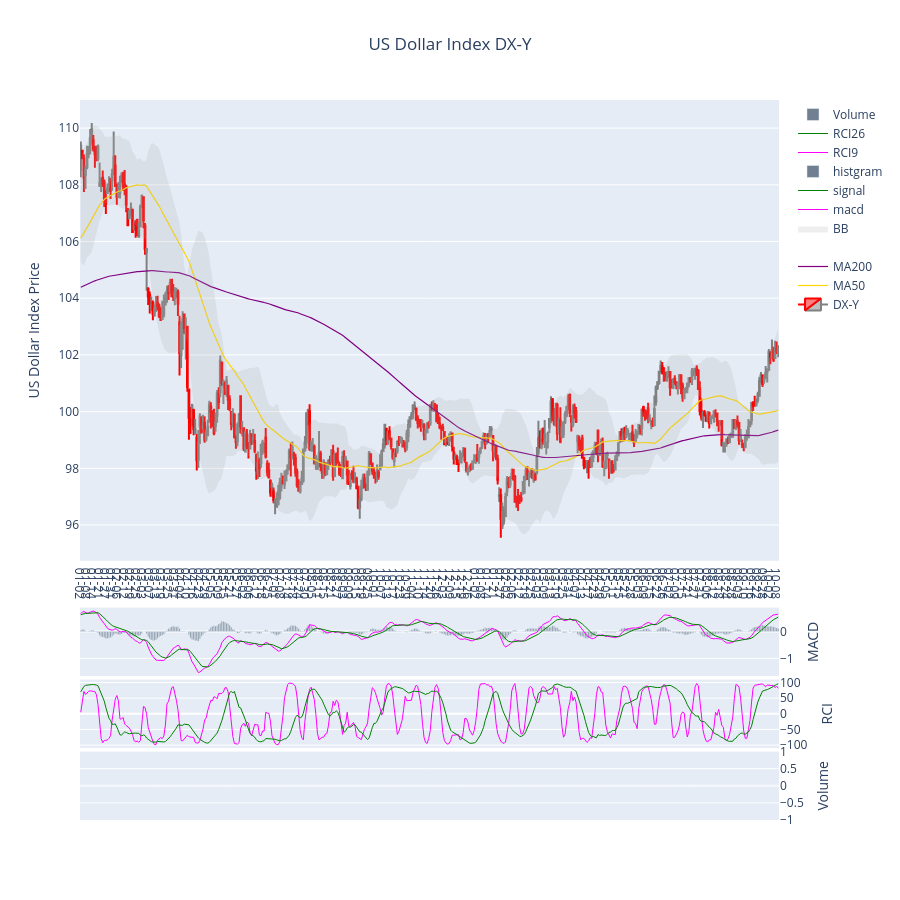

The cell this chart's notebook holds for it:
### Code cell
name = "US Dollar Index"
start = dt.datetime(2025, 1, 1).strftime("%Y-%m-%d")
# グラフ領域の作成
fig = stock_prices_and_index(
    code=dxy,
    name=name,
    start=start,
    end=end,
    market=None,
    df_sp=None,
    df_index=None
)
fig.show()

### Figure 1 — Plotly figure (JSON) as saved in the notebook; plotly's stock layout.template omitted (floating-point values rounded to 4 significant figures; data arrays with more than 128 entries replaced by an {"elided": "..."} marker saying what was removed)
{"data": [{"close": {"elided": "446 float values"}, "decreasing": {"line": {"color": "gray"}}, "high": {"elided": "446 float values"}, "increasing": {"line": {"color": "red"}}, "low": {"elided": "446 float values"}, "name": "DX-Y", "open": {"elided": "446 float values"}, "type": "candlestick", "x": {"elided": "446 str values"}, "yaxis": "y"}, {"line": {"color": "gold", "width": 1.2}, "name": "MA50", "type": "scatter", "x": {"elided": "446 str values"}, "y": {"elided": "446 float values"}, "yaxis": "y"}, {"line": {"color": "purple", "width": 1.2}, "name": "MA200", "type": "scatter", "x": {"elided": "446 str values"}, "y": {"elided": "446 float values"}, "yaxis": "y"}, {"line": {"color": "lavender", "width": 0}, "name": "", "type": "scatter", "x": {"elided": "446 str values"}, "y": {"elided": "446 float values"}, "yaxis": "y"}, {"fill": "tonexty", "fillcolor": "rgba(170,170,170,.2)", "line": {"color": "lavender", "width": 0}, "name": "BB", "type": "scatter", "x": {"elided": "446 str values"}, "y": {"elided": "446 float values"}, "yaxis": "y"}, {"line": {"color": "magenta", "width": 1}, "name": "macd", "type": "scatter", "x": {"elided": "446 str values"}, "y": {"elided": "446 float values"}, "yaxis": "y3"}, {"line": {"color": "green", "width": 1}, "name": "signal", "type": "scatter", "x": {"elided": "446 str values"}, "y": {"elided": "446 float values"}, "yaxis": "y3"}, {"marker": {"color": "slategray"}, "name": "histgram", "type": "bar", "x": {"elided": "446 str values"}, "y": {"elided": "446 float values"}, "yaxis": "y3"}, {"line": {"color": "magenta", "width": 1}, "name": "RCI9", "type": "scatter", "x": {"elided": "446 str values"}, "y": {"elided": "446 float values"}, "yaxis": "y4"}, {"line": {"color": "green", "width": 1}, "name": "RCI26", "type": "scatter", "x": {"elided": "446 str values"}, "y": {"elided": "446 float values"}, "yaxis": "y4"}, {"marker": {"color": "slategray"}, "name": "Volume", "type": "bar", "x": {"elided": "446 str values"}, "y": {"elided": "446 int values"}, "yaxis": "y5"}], "layout": {"height": 900, "plot_bgcolor": "light blue", "title": {"text": "US Dollar Index DX-Y", "x": 0.5}, "xaxis": {"rangeslider": {"visible": false}, "ticktext": ["01-02", "01-08", "01-14", "01-21", "01-27", "01-31", "02-06", "02-12", "02-19", "02-25", "03-03", "03-07", "03-13", "03-19", "03-25", "03-31", "04-04", "04-10", "04-16", "04-23", "04-29", "05-05", "05-09", "05-15", "05-21", "05-27", "06-02", "06-06", "06-12", "06-18", "06-25", "07-01", "07-08", "07-14", "07-18", "07-24", "07-30", "08-05", "08-11", "08-15", "08-21", "08-27", "09-03", "09-09", "09-15", "09-19", "09-25", "10-01", "10-07", "10-13", "10-17", "10-23", "10-29", "11-04", "11-10", "11-14", "11-20", "11-26", "12-03", "12-09", "12-15", "12-19", "12-26", "01-02", "01-08", "01-14", "01-21", "01-27", "02-02", "02-06", "02-12", "02-19", "02-25", "03-03", "03-09", "03-13", "03-19", "03-25", "03-31", "04-07", "04-13", "04-17", "04-23", "04-29", "05-05", "05-11", "05-15", "05-21", "05-28", "06-03", "06-09", "06-15", "06-22", "06-26", "07-02", "07-09", "07-15", "07-21", "07-27", "07-31", "08-06", "08-12", "08-18", "08-24", "08-28", "09-03", "09-10", "09-16", "09-22", "09-28", "10-02", "10-08"], "tickvals": ["2025-01-02T00:00:00", "2025-01-08T00:00:00", "2025-01-14T00:00:00", "2025-01-21T00:00:00", "2025-01-27T00:00:00", "2025-01-31T00:00:00", "2025-02-06T00:00:00", "2025-02-12T00:00:00", "2025-02-19T00:00:00", "2025-02-25T00:00:00", "2025-03-03T00:00:00", "2025-03-07T00:00:00", "2025-03-13T00:00:00", "2025-03-19T00:00:00", "2025-03-25T00:00:00", "2025-03-31T00:00:00", "2025-04-04T00:00:00", "2025-04-10T00:00:00", "2025-04-16T00:00:00", "2025-04-23T00:00:00", "2025-04-29T00:00:00", "2025-05-05T00:00:00", "2025-05-09T00:00:00", "2025-05-15T00:00:00", "2025-05-21T00:00:00", "2025-05-27T00:00:00", "2025-06-02T00:00:00", "2025-06-06T00:00:00", "2025-06-12T00:00:00", "2025-06-18T00:00:00", "2025-06-25T00:00:00", "2025-07-01T00:00:00", "2025-07-08T00:00:00", "2025-07-14T00:00:00", "2025-07-18T00:00:00", "2025-07-24T00:00:00", "2025-07-30T00:00:00", "2025-08-05T00:00:00", "2025-08-11T00:00:00", "2025-08-15T00:00:00", "2025-08-21T00:00:00", "2025-08-27T00:00:00", "2025-09-03T00:00:00", "2025-09-09T00:00:00", "2025-09-15T00:00:00", "2025-09-19T00:00:00", "2025-09-25T00:00:00", "2025-10-01T00:00:00", "2025-10-07T00:00:00", "2025-10-13T00:00:00", "2025-10-17T00:00:00", "2025-10-23T00:00:00", "2025-10-29T00:00:00", "2025-11-04T00:00:00", "2025-11-10T00:00:00", "2025-11-14T00:00:00", "2025-11-20T00:00:00", "2025-11-26T00:00:00", "2025-12-03T00:00:00", "2025-12-09T00:00:00", "2025-12-15T00:00:00", "2025-12-19T00:00:00", "2025-12-26T00:00:00", "2026-01-02T00:00:00", "2026-01-08T00:00:00", "2026-01-14T00:00:00", "2026-01-21T00:00:00", "2026-01-27T00:00:00", "2026-02-02T00:00:00", "2026-02-06T00:00:00", "2026-02-12T00:00:00", "2026-02-19T00:00:00", "2026-02-25T00:00:00", "2026-03-03T00:00:00", "2026-03-09T00:00:00", "2026-03-13T00:00:00", "2026-03-19T00:00:00", "2026-03-25T00:00:00", "2026-03-31T00:00:00", "2026-04-07T00:00:00", "2026-04-13T00:00:00", "2026-04-17T00:00:00", "2026-04-23T00:00:00", "2026-04-29T00:00:00", "2026-05-05T00:00:00", "2026-05-11T00:00:00", "2026-05-15T00:00:00", "2026-05-21T00:00:00", "2026-05-28T00:00:00", "2026-06-03T00:00:00", "2026-06-09T00:00:00", "2026-06-15T00:00:00", "2026-06-22T00:00:00", "2026-06-26T00:00:00", "2026-07-02T00:00:00", "2026-07-09T00:00:00", "2026-07-15T00:00:00", "2026-07-21T00:00:00", "2026-07-27T00:00:00", "2026-07-31T00:00:00", "2026-08-06T00:00:00", "2026-08-12T00:00:00", "2026-08-18T00:00:00", "2026-08-24T00:00:00", "2026-08-28T00:00:00", "2026-09-03T00:00:00", "2026-09-10T00:00:00", "2026-09-16T00:00:00", "2026-09-22T00:00:00", "2026-09-28T00:00:00", "2026-10-02T00:00:00", "2026-10-08T00:00:00"], "type": "category"}, "yaxis": {"domain": [0.36, 1], "side": "left", "tickformat": ",", "title": {"text": "US Dollar Index Price"}}, "yaxis2": {"domain": [0.3, 0.36], "overlaying": "y", "side": "right", "title": {"text": "SP500 / WTI"}}, "yaxis3": {"domain": [0.2, 0.295], "side": "right", "title": {"text": "MACD"}}, "yaxis4": {"domain": [0.1, 0.195], "side": "right", "title": {"text": "RCI"}}, "yaxis5": {"domain": [0, 0.095], "side": "right", "title": {"text": "Volume"}}}}
